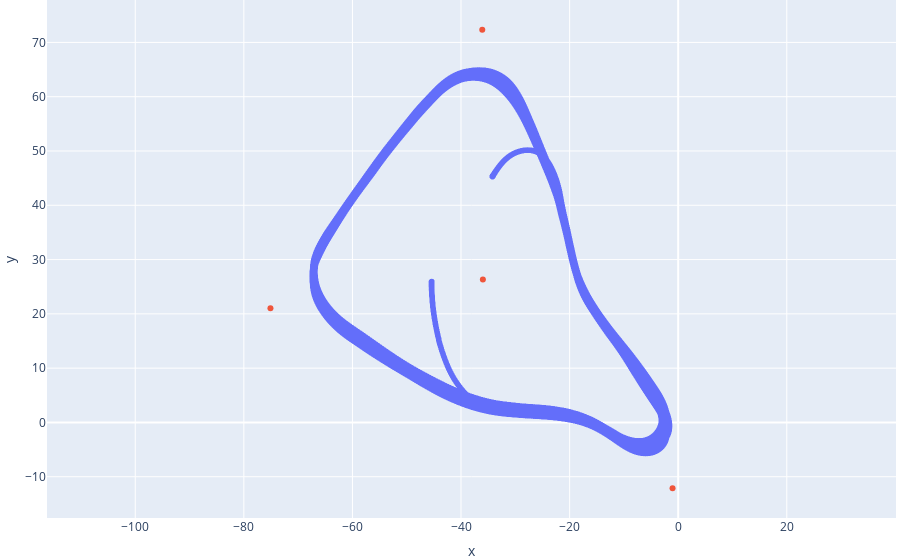

Source (notebook cell):
### Code cell
fig = px.scatter(x=positions[:,0],y=positions[:,1])
fig.add_scatter(x=landmarks[:,0], y=landmarks[:,1], mode="markers", showlegend= False)
fig.update_layout(margin=dict(l=0, r=0, t=0, b=0))
fig.update_yaxes(scaleanchor = "x", scaleratio = 1)
fig.show()

### Figure 1 — Plotly figure (JSON) as saved in the notebook; plotly's stock layout.template omitted (floating-point values rounded to 4 significant figures; data arrays with more than 128 entries replaced by an {"elided": "..."} marker saying what was removed)
{"data": [{"hovertemplate": "x=%{x}<br>y=%{y}<extra></extra>", "legendgroup": "", "marker": {"color": "#636efa", "symbol": "circle"}, "mode": "markers", "name": "", "showlegend": false, "type": "scattergl", "x": {"elided": "4090 float values"}, "xaxis": "x", "y": {"elided": "4090 float values"}, "yaxis": "y"}, {"mode": "markers", "showlegend": false, "type": "scatter", "x": [-35.97, -75.1, -1.038, -36.09], "y": [26.32, 21.01, -12.14, 72.35]}], "layout": {"legend": {"tracegroupgap": 0}, "margin": {"b": 0, "l": 0, "r": 0, "t": 0}, "xaxis": {"anchor": "y", "domain": [0, 1], "title": {"text": "x"}}, "yaxis": {"anchor": "x", "domain": [0, 1], "scaleanchor": "x", "scaleratio": 1, "title": {"text": "y"}}}}
